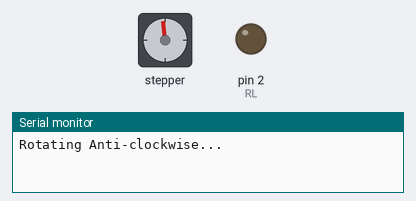
Bench run of a sketch on a simulated Arduino Uno, built with avr-gcc and run on an emulated ATmega328P. Parts: stepper motor, output pins drawn as LEDs (lit = HIGH), the last lines printed to the serial monitor. Stepper angles assume 60 steps per turn.

Above: at 0.05 s.
At 0.75 s:
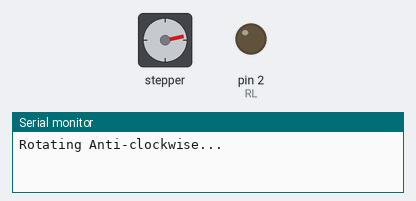
At 6.15 s:
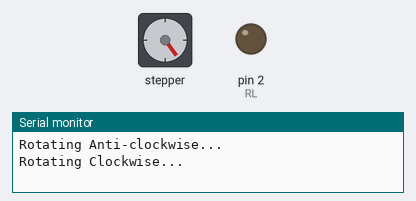
At 11.6 s:
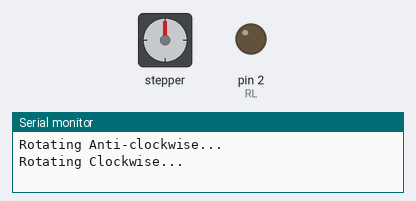
Timing chart, 0 to 15.1 s (numbered marks = the images above):
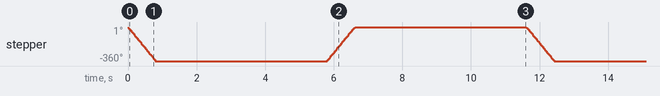

Measured:
- by itself, stepper: turns 360° counter-clockwise in 0.80 s, then 360° clockwise in 0.81 s, repeating every 11.6 s

The sketch:

stepper-test.ino
```cpp
#include <Stepper.h>

const int steps_per_rev = 60; //Set to 200 for NIMA 17 360º
// Set 50 for 90º
#define IN1 14
#define IN2 27
#define IN3 26
#define IN4 25
#define RL 2

Stepper motor(steps_per_rev, IN1, IN2, IN3, IN4);


void setup() {
  pinMode(RL, OUTPUT);
  motor.setSpeed(75);
  Serial.begin(115200);
  digitalWrite(RL, LOW);
}

void loop() {
  buka();
  tutup();
}

void buka() {
  //  digitalWrite(RL, LOW);
  Serial.println("Rotating Anti-clockwise...");
  motor.step(-steps_per_rev);
  //  digitalWrite(RL, HIGH);
  delay(5000);
}

void tutup() {
  //  digitalWrite(RL, LOW);
  Serial.println("Rotating Clockwise...");
  motor.step(steps_per_rev);
  //  digitalWrite(RL, HIGH);
  delay(5000);
}
```
